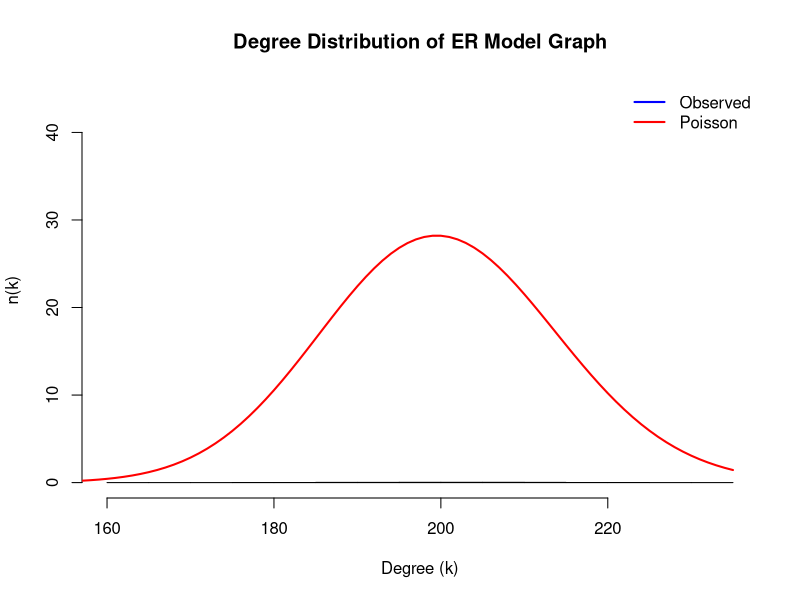

Recreate this plot in R.
## ---- chunk 1
# Load the necessary library
library(igraph)

# Set parameters for the Erdős–Rényi model
n <- 1000  # Number of nodes in the graph
p <- 0.2  # Probability of edge creation between each pair of nodes

# Generate the Erdős–Rényi model graph
random_graph <- erdos.renyi.game(n, p, directed = FALSE)

# Calculate the degree of each node
degree_list <- degree(random_graph)

# Plot the degree distribution as a histogram
hist(degree_list, breaks = 20, probability = TRUE, col = "blue",
     xlab = "Degree (k)", ylab = "n(k)",
     main = "Degree Distribution of ER Model Graph",
     ylim = c(0, max(table(degree_list)) * 1.1))

# Add a line showing the theoretical Poisson distribution
# Mean of the Poisson distribution is np
lambda <- n * p
x <- 0:max(degree_list)
pois_prob <- dpois(x, lambda)
lines(x, pois_prob * length(degree_list), col = "red", lwd = 2)

# Add a legend
legend("topright", legend = c("Observed", "Poisson"), col = c("blue", "red"),
       lwd = 2, bty = "n")


